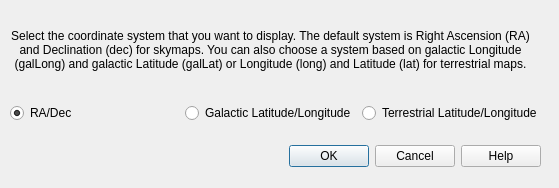
<?xml version="1.0" encoding="UTF-8"?>
<ui version="4.0">
 <class>CoordinateDialog</class>
 <widget class="QDialog" name="CoordinateDialog">
  <property name="geometry">
   <rect>
    <x>0</x>
    <y>0</y>
    <width>559</width>
    <height>188</height>
   </rect>
  </property>
  <property name="windowTitle">
   <string>Select Coordinate Representation</string>
  </property>
  <widget class="QDialogButtonBox" name="buttonBox">
   <property name="geometry">
    <rect>
     <x>10</x>
     <y>140</y>
     <width>531</width>
     <height>32</height>
    </rect>
   </property>
   <property name="orientation">
    <enum>Qt::Horizontal</enum>
   </property>
   <property name="standardButtons">
    <set>QDialogButtonBox::Cancel|QDialogButtonBox::Help|QDialogButtonBox::Ok</set>
   </property>
  </widget>
  <widget class="QLabel" name="title">
   <property name="geometry">
    <rect>
     <x>10</x>
     <y>10</y>
     <width>521</width>
     <height>81</height>
    </rect>
   </property>
   <property name="text">
    <string>&lt;html&gt;&lt;head/&gt;&lt;body&gt;&lt;p&gt;Select the coordinate system that you want to display. The default system is Right Ascension (RA) and Declination (dec) for skymaps. You can also choose a system based on galactic Longitude (galLong) and galactic Latitude (galLat) or Longitude (long) and Latitude (lat) for terrestrial maps.&lt;/p&gt;&lt;/body&gt;&lt;/html&gt;</string>
   </property>
   <property name="alignment">
    <set>Qt::AlignCenter</set>
   </property>
   <property name="wordWrap">
    <bool>true</bool>
   </property>
  </widget>
  <widget class="QWidget" name="">
   <property name="geometry">
    <rect>
     <x>10</x>
     <y>100</y>
     <width>532</width>
     <height>26</height>
    </rect>
   </property>
   <layout class="QHBoxLayout" name="coordButtonLayout">
    <item>
     <widget class="QRadioButton" name="RADecButton">
      <property name="text">
       <string>RA/Dec</string>
      </property>
      <property name="checked">
       <bool>true</bool>
      </property>
     </widget>
    </item>
    <item>
     <widget class="QRadioButton" name="galLatLongButton">
      <property name="text">
       <string>Galactic Latitude/Longitude</string>
      </property>
     </widget>
    </item>
    <item>
     <widget class="QRadioButton" name="earthLatLongButton">
      <property name="text">
       <string>Terrestrial Latitude/Longitude</string>
      </property>
     </widget>
    </item>
   </layout>
  </widget>
 </widget>
 <resources/>
 <connections>
  <connection>
   <sender>buttonBox</sender>
   <signal>accepted()</signal>
   <receiver>CoordinateDialog</receiver>
   <slot>accept()</slot>
   <hints>
    <hint type="sourcelabel">
     <x>248</x>
     <y>254</y>
    </hint>
    <hint type="destinationlabel">
     <x>157</x>
     <y>274</y>
    </hint>
   </hints>
  </connection>
  <connection>
   <sender>buttonBox</sender>
   <signal>rejected()</signal>
   <receiver>CoordinateDialog</receiver>
   <slot>reject()</slot>
   <hints>
    <hint type="sourcelabel">
     <x>316</x>
     <y>260</y>
    </hint>
    <hint type="destinationlabel">
     <x>286</x>
     <y>274</y>
    </hint>
   </hints>
  </connection>
 </connections>
</ui>
